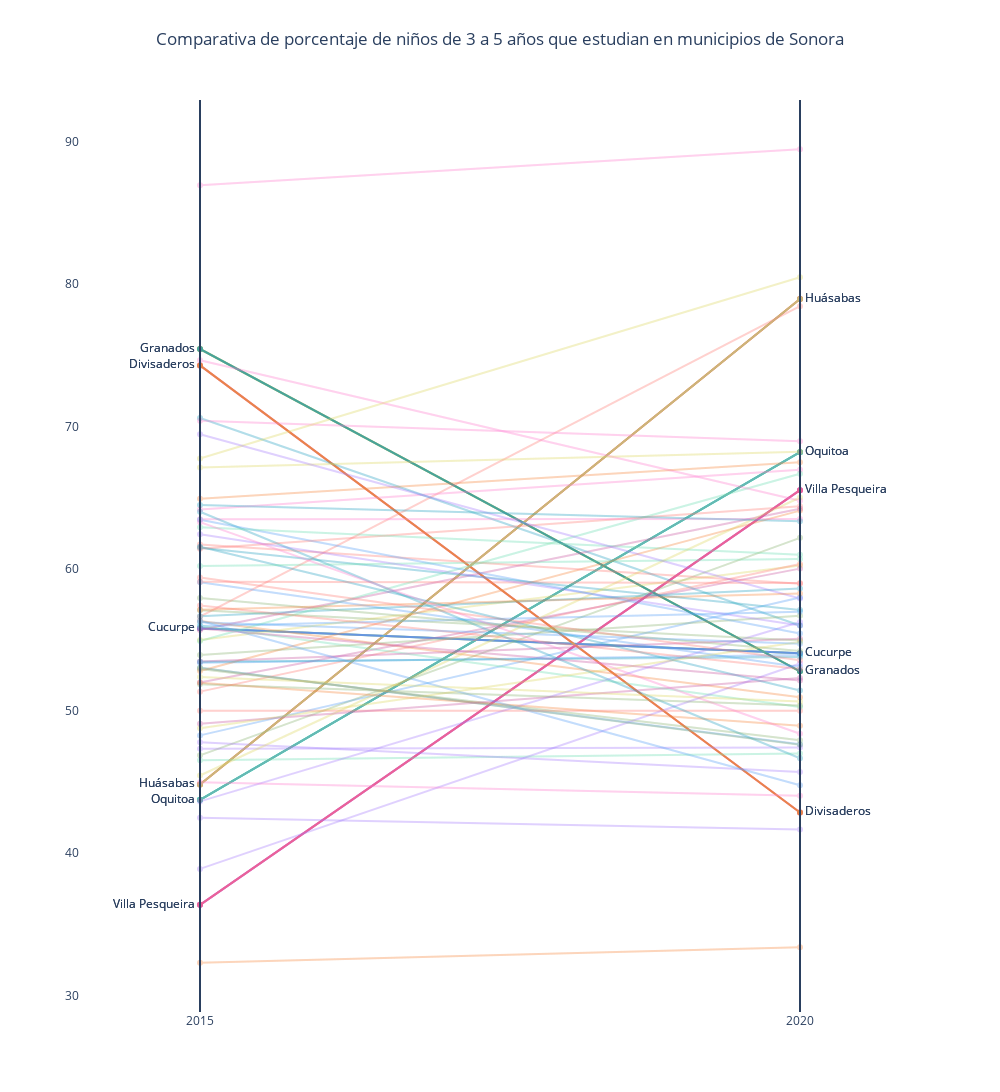

Write notebook code for a chart like this one.
### Code cell
import plotly.graph_objects as go

fig = go.Figure(go.Scatter())
for i in dff[dff['desc_municipio'].isin(top_10)]['desc_municipio']:
    try:
        var_2015 = dff[dff['desc_municipio'] == i]['porcentaje'].iloc[0]
        var_2020 = dff[dff['desc_municipio'] == i]['porcentaje'].iloc[1]
    except:
        continue
    fig.add_trace(go.Scatter(x=[2015, 2020], y=[var_2015, var_2020], mode='lines+markers+text', 
                            text=[i, i], textposition=['middle left', 'middle right']))

for i in dff[dff['desc_municipio'].isin(less_10)]['desc_municipio']:
    try:
        var_2015 = dff[dff['desc_municipio'] == i]['porcentaje'].iloc[0]
        var_2020 = dff[dff['desc_municipio'] == i]['porcentaje'].iloc[1]
    except:
        continue
    fig.add_trace(go.Scatter(x=[2015, 2020], y=[var_2015, var_2020], mode='lines+markers+text', 
                            text=[i, i], textposition=['middle left', 'middle right']))
for i in dff[~dff['desc_municipio'].isin([less_10,top_10])]['desc_municipio']:
    try:
        var_2015 = dff[dff['desc_municipio'] == i]['porcentaje'].iloc[0]
        var_2020 = dff[dff['desc_municipio'] == i]['porcentaje'].iloc[1]
    except:
        continue
    fig.add_trace(go.Scatter(x=[2015, 2020], y=[var_2015, var_2020], mode='lines+markers+text', 
                            text=[],opacity=0.2, textposition=['middle left', 'middle right'], hovertext=i))
fig.add_shape(type='line', x0=2015, x1=2015, y0=0, y1=1, xref='x', yref='paper')
fig.add_shape(type='line', x0=2020, x1=2020, y0=0, y1=1, xref='x', yref='paper')
fig.update_layout(
    autosize=False,
    width=1000,
    height=1500,
    showlegend=False,
    title={'text':'Comparativa de porcentaje de niños de 3 a 5 años que estudian en municipios de Sonora',
            'xanchor': 'center',
            'y':0.97,
            'x':0.5,},
    paper_bgcolor='rgba(255,255,255, 0.9)',
    plot_bgcolor='rgba(255,255,255, 0.9)')
fig.update_layout(xaxis_range=[2014,2021])
fig.update_layout(
    xaxis = dict(
        tickmode = 'array',
        tickvals = [2015,2020],
    )
)
fig.show()

### Figure 1 — Plotly figure (JSON) as saved in the notebook; plotly's stock layout.template omitted (floating-point values rounded to 4 significant figures)
{"data": [{"type": "scatter"}, {"mode": "lines+markers+text", "text": ["Huásabas", "Huásabas"], "textposition": ["middle left", "middle right"], "type": "scatter", "x": [2015, 2020], "y": [44.83, 78.95]}, {"mode": "lines+markers+text", "text": ["Oquitoa", "Oquitoa"], "textposition": ["middle left", "middle right"], "type": "scatter", "x": [2015, 2020], "y": [43.75, 68.18]}, {"mode": "lines+markers+text", "text": ["Villa Pesqueira", "Villa Pesqueira"], "textposition": ["middle left", "middle right"], "type": "scatter", "x": [2015, 2020], "y": [36.36, 65.52]}, {"mode": "lines+markers+text", "text": ["Huásabas", "Huásabas"], "textposition": ["middle left", "middle right"], "type": "scatter", "x": [2015, 2020], "y": [44.83, 78.95]}, {"mode": "lines+markers+text", "text": ["Oquitoa", "Oquitoa"], "textposition": ["middle left", "middle right"], "type": "scatter", "x": [2015, 2020], "y": [43.75, 68.18]}, {"mode": "lines+markers+text", "text": ["Villa Pesqueira", "Villa Pesqueira"], "textposition": ["middle left", "middle right"], "type": "scatter", "x": [2015, 2020], "y": [36.36, 65.52]}, {"mode": "lines+markers+text", "text": ["Cucurpe", "Cucurpe"], "textposition": ["middle left", "middle right"], "type": "scatter", "x": [2015, 2020], "y": [55.81, 54.05]}, {"mode": "lines+markers+text", "text": ["Divisaderos", "Divisaderos"], "textposition": ["middle left", "middle right"], "type": "scatter", "x": [2015, 2020], "y": [74.29, 42.86]}, {"mode": "lines+markers+text", "text": ["Granados", "Granados"], "textposition": ["middle left", "middle right"], "type": "scatter", "x": [2015, 2020], "y": [75.44, 52.78]}, {"mode": "lines+markers+text", "text": ["Cucurpe", "Cucurpe"], "textposition": ["middle left", "middle right"], "type": "scatter", "x": [2015, 2020], "y": [55.81, 54.05]}, {"mode": "lines+markers+text", "text": ["Divisaderos", "Divisaderos"], "textposition": ["middle left", "middle right"], "type": "scatter", "x": [2015, 2020], "y": [74.29, 42.86]}, {"mode": "lines+markers+text", "text": ["Granados", "Granados"], "textposition": ["middle left", "middle right"], "type": "scatter", "x": [2015, 2020], "y": [75.44, 52.78]}, {"hovertext": "Estatal", "mode": "lines+markers+text", "opacity": 0.2, "text": [], "textposition": ["middle left", "middle right"], "type": "scatter", "x": [2015, 2020], "y": [53.38, 53.93]}, {"hovertext": "Aconchi", "mode": "lines+markers+text", "opacity": 0.2, "text": [], "textposition": ["middle left", "middle right"], "type": "scatter", "x": [2015, 2020], "y": [56.62, 78.45]}, {"hovertext": "Agua Prieta", "mode": "lines+markers+text", "opacity": 0.2, "text": [], "textposition": ["middle left", "middle right"], "type": "scatter", "x": [2015, 2020], "y": [46.52, 47.01]}, {"hovertext": "Alamos", "mode": "lines+markers+text", "opacity": 0.2, "text": [], "textposition": ["middle left", "middle right"], "type": "scatter", "x": [2015, 2020], "y": [64.16, 66.95]}, {"hovertext": "Altar", "mode": "lines+markers+text", "opacity": 0.2, "text": [], "textposition": ["middle left", "middle right"], "type": "scatter", "x": [2015, 2020], "y": [54.97, 60.23]}, {"hovertext": "Arivechi", "mode": "lines+markers+text", "opacity": 0.2, "text": [], "textposition": ["middle left", "middle right"], "type": "scatter", "x": [2015, 2020], "y": [43.64, 56.25]}, {"hovertext": "Arizpe", "mode": "lines+markers+text", "opacity": 0.2, "text": [], "textposition": ["middle left", "middle right"], "type": "scatter", "x": [2015, 2020], "y": [52.8, 64.08]}, {"hovertext": "Atil", "mode": "lines+markers+text", "opacity": 0.2, "text": [], "textposition": ["middle left", "middle right"], "type": "scatter", "x": [2015, 2020], "y": [70.59, 56]}, {"hovertext": "Bacadéhuachi", "mode": "lines+markers+text", "opacity": 0.2, "text": [], "textposition": ["middle left", "middle right"], "type": "scatter", "x": [2015, 2020], "y": [52, 60]}, {"hovertext": "Bacanora", "mode": "lines+markers+text", "opacity": 0.2, "text": [], "textposition": ["middle left", "middle right"], "type": "scatter", "x": [2015, 2020], "y": [46.88, 62.16]}, {"hovertext": "Bacerac", "mode": "lines+markers+text", "opacity": 0.2, "text": [], "textposition": ["middle left", "middle right"], "type": "scatter", "x": [2015, 2020], "y": [48.28, 57.97]}, {"hovertext": "Bacoachi", "mode": "lines+markers+text", "opacity": 0.2, "text": [], "textposition": ["middle left", "middle right"], "type": "scatter", "x": [2015, 2020], "y": [51.35, 60.32]}, {"hovertext": "Bácum", "mode": "lines+markers+text", "opacity": 0.2, "text": [], "textposition": ["middle left", "middle right"], "type": "scatter", "x": [2015, 2020], "y": [55.98, 50.27]}, {"hovertext": "Banámichi", "mode": "lines+markers+text", "opacity": 0.2, "text": [], "textposition": ["middle left", "middle right"], "type": "scatter", "x": [2015, 2020], "y": [74.65, 64.77]}, {"hovertext": "Baviácora", "mode": "lines+markers+text", "opacity": 0.2, "text": [], "textposition": ["middle left", "middle right"], "type": "scatter", "x": [2015, 2020], "y": [67.11, 68.22]}, {"hovertext": "Bavispe", "mode": "lines+markers+text", "opacity": 0.2, "text": [], "textposition": ["middle left", "middle right"], "type": "scatter", "x": [2015, 2020], "y": [38.89, 53.33]}, {"hovertext": "Benjamín Hill", "mode": "lines+markers+text", "opacity": 0.2, "text": [], "textposition": ["middle left", "middle right"], "type": "scatter", "x": [2015, 2020], "y": [56.32, 50.97]}, {"hovertext": "Caborca", "mode": "lines+markers+text", "opacity": 0.2, "text": [], "textposition": ["middle left", "middle right"], "type": "scatter", "x": [2015, 2020], "y": [53.46, 53.78]}, {"hovertext": "Cajeme", "mode": "lines+markers+text", "opacity": 0.2, "text": [], "textposition": ["middle left", "middle right"], "type": "scatter", "x": [2015, 2020], "y": [53.47, 55.07]}, {"hovertext": "Cananea", "mode": "lines+markers+text", "opacity": 0.2, "text": [], "textposition": ["middle left", "middle right"], "type": "scatter", "x": [2015, 2020], "y": [53.93, 56.69]}, {"hovertext": "Carbó", "mode": "lines+markers+text", "opacity": 0.2, "text": [], "textposition": ["middle left", "middle right"], "type": "scatter", "x": [2015, 2020], "y": [53.02, 47.66]}, {"hovertext": "La Colorada", "mode": "lines+markers+text", "opacity": 0.2, "text": [], "textposition": ["middle left", "middle right"], "type": "scatter", "x": [2015, 2020], "y": [50, 50]}, {"hovertext": "Cucurpe", "mode": "lines+markers+text", "opacity": 0.2, "text": [], "textposition": ["middle left", "middle right"], "type": "scatter", "x": [2015, 2020], "y": [55.81, 54.05]}, {"hovertext": "Cumpas", "mode": "lines+markers+text", "opacity": 0.2, "text": [], "textposition": ["middle left", "middle right"], "type": "scatter", "x": [2015, 2020], "y": [63.48, 63.49]}, {"hovertext": "Divisaderos", "mode": "lines+markers+text", "opacity": 0.2, "text": [], "textposition": ["middle left", "middle right"], "type": "scatter", "x": [2015, 2020], "y": [74.29, 42.86]}, {"hovertext": "Empalme", "mode": "lines+markers+text", "opacity": 0.2, "text": [], "textposition": ["middle left", "middle right"], "type": "scatter", "x": [2015, 2020], "y": [47.8, 45.7]}, {"hovertext": "Etchojoa", "mode": "lines+markers+text", "opacity": 0.2, "text": [], "textposition": ["middle left", "middle right"], "type": "scatter", "x": [2015, 2020], "y": [64.91, 67.48]}, {"hovertext": "Fronteras", "mode": "lines+markers+text", "opacity": 0.2, "text": [], "textposition": ["middle left", "middle right"], "type": "scatter", "x": [2015, 2020], "y": [61.46, 57.09]}, {"hovertext": "Granados", "mode": "lines+markers+text", "opacity": 0.2, "text": [], "textposition": ["middle left", "middle right"], "type": "scatter", "x": [2015, 2020], "y": [75.44, 52.78]}, {"hovertext": "Guaymas", "mode": "lines+markers+text", "opacity": 0.2, "text": [], "textposition": ["middle left", "middle right"], "type": "scatter", "x": [2015, 2020], "y": [57.07, 54.94]}, {"hovertext": "Hermosillo", "mode": "lines+markers+text", "opacity": 0.2, "text": [], "textposition": ["middle left", "middle right"], "type": "scatter", "x": [2015, 2020], "y": [55.96, 56.97]}, {"hovertext": "Huachinera", "mode": "lines+markers+text", "opacity": 0.2, "text": [], "textposition": ["middle left", "middle right"], "type": "scatter", "x": [2015, 2020], "y": [61.7, 58.93]}, {"hovertext": "Huásabas", "mode": "lines+markers+text", "opacity": 0.2, "text": [], "textposition": ["middle left", "middle right"], "type": "scatter", "x": [2015, 2020], "y": [44.83, 78.95]}, {"hovertext": "Huatabampo", "mode": "lines+markers+text", "opacity": 0.2, "text": [], "textposition": ["middle left", "middle right"], "type": "scatter", "x": [2015, 2020], "y": [70.39, 68.95]}, {"hovertext": "Huépac", "mode": "lines+markers+text", "opacity": 0.2, "text": [], "textposition": ["middle left", "middle right"], "type": "scatter", "x": [2015, 2020], "y": [67.74, 80.49]}, {"hovertext": "Imuris", "mode": "lines+markers+text", "opacity": 0.2, "text": [], "textposition": ["middle left", "middle right"], "type": "scatter", "x": [2015, 2020], "y": [47.34, 47.43]}, {"hovertext": "Magdalena", "mode": "lines+markers+text", "opacity": 0.2, "text": [], "textposition": ["middle left", "middle right"], "type": "scatter", "x": [2015, 2020], "y": [51.98, 48.95]}, {"hovertext": "Mazatán", "mode": "lines+markers+text", "opacity": 0.2, "text": [], "textposition": ["middle left", "middle right"], "type": "scatter", "x": [2015, 2020], "y": [61.54, 51.43]}, {"hovertext": "Moctezuma", "mode": "lines+markers+text", "opacity": 0.2, "text": [], "textposition": ["middle left", "middle right"], "type": "scatter", "x": [2015, 2020], "y": [55.69, 64.22]}, {"hovertext": "Naco", "mode": "lines+markers+text", "opacity": 0.2, "text": [], "textposition": ["middle left", "middle right"], "type": "scatter", "x": [2015, 2020], "y": [52.94, 47.94]}, {"hovertext": "Nácori Chico", "mode": "lines+markers+text", "opacity": 0.2, "text": [], "textposition": ["middle left", "middle right"], "type": "scatter", "x": [2015, 2020], "y": [59.05, 53.09]}, {"hovertext": "Nacozari de García", "mode": "lines+markers+text", "opacity": 0.2, "text": [], "textposition": ["middle left", "middle right"], "type": "scatter", "x": [2015, 2020], "y": [59.09, 58.99]}, {"hovertext": "Navojoa", "mode": "lines+markers+text", "opacity": 0.2, "text": [], "textposition": ["middle left", "middle right"], "type": "scatter", "x": [2015, 2020], "y": [60.18, 60.68]}, {"hovertext": "Nogales", "mode": "lines+markers+text", "opacity": 0.2, "text": [], "textposition": ["middle left", "middle right"], "type": "scatter", "x": [2015, 2020], "y": [44.99, 44.03]}, {"hovertext": "Onavas", "mode": "lines+markers+text", "opacity": 0.2, "text": [], "textposition": ["middle left", "middle right"], "type": "scatter", "x": [2015, 2020], "y": [45.45, 65]}, {"hovertext": "Opodepe", "mode": "lines+markers+text", "opacity": 0.2, "text": [], "textposition": ["middle left", "middle right"], "type": "scatter", "x": [2015, 2020], "y": [62.41, 56]}, {"hovertext": "Oquitoa", "mode": "lines+markers+text", "opacity": 0.2, "text": [], "textposition": ["middle left", "middle right"], "type": "scatter", "x": [2015, 2020], "y": [43.75, 68.18]}, {"hovertext": "Pitiquito", "mode": "lines+markers+text", "opacity": 0.2, "text": [], "textposition": ["middle left", "middle right"], "type": "scatter", "x": [2015, 2020], "y": [56.65, 58.6]}, {"hovertext": "Puerto Peñasco", "mode": "lines+markers+text", "opacity": 0.2, "text": [], "textposition": ["middle left", "middle right"], "type": "scatter", "x": [2015, 2020], "y": [49.1, 52.32]}, {"hovertext": "Quiriego", "mode": "lines+markers+text", "opacity": 0.2, "text": [], "textposition": ["middle left", "middle right"], "type": "scatter", "x": [2015, 2020], "y": [57.93, 54.22]}, {"hovertext": "Rayón", "mode": "lines+markers+text", "opacity": 0.2, "text": [], "textposition": ["middle left", "middle right"], "type": "scatter", "x": [2015, 2020], "y": [56.34, 44.78]}, {"hovertext": "Rosario", "mode": "lines+markers+text", "opacity": 0.2, "text": [], "textposition": ["middle left", "middle right"], "type": "scatter", "x": [2015, 2020], "y": [57.4, 52.94]}, {"hovertext": "Sahuaripa", "mode": "lines+markers+text", "opacity": 0.2, "text": [], "textposition": ["middle left", "middle right"], "type": "scatter", "x": [2015, 2020], "y": [54.91, 66.67]}, {"hovertext": "San Felipe de Jesús", "mode": "lines+markers+text", "opacity": 0.2, "text": [], "textposition": ["middle left", "middle right"], "type": "scatter", "x": [2015, 2020], "y": [86.96, 89.47]}, {"hovertext": "San Javier", "mode": "lines+markers+text", "opacity": 0.2, "text": [], "textposition": ["middle left", "middle right"], "type": "scatter", "x": [2015, 2020], "y": [48.78, 54.84]}, {"hovertext": "San Luis Río Colorado", "mode": "lines+markers+text", "opacity": 0.2, "text": [], "textposition": ["middle left", "middle right"], "type": "scatter", "x": [2015, 2020], "y": [42.49, 41.66]}, {"hovertext": "San Miguel de Horcasitas", "mode": "lines+markers+text", "opacity": 0.2, "text": [], "textposition": ["middle left", "middle right"], "type": "scatter", "x": [2015, 2020], "y": [32.3, 33.38]}, {"hovertext": "San Pedro de la Cueva", "mode": "lines+markers+text", "opacity": 0.2, "text": [], "textposition": ["middle left", "middle right"], "type": "scatter", "x": [2015, 2020], "y": [64, 46.67]}, {"hovertext": "Santa Ana", "mode": "lines+markers+text", "opacity": 0.2, "text": [], "textposition": ["middle left", "middle right"], "type": "scatter", "x": [2015, 2020], "y": [55.78, 52.14]}, {"hovertext": "Santa Cruz", "mode": "lines+markers+text", "opacity": 0.2, "text": [], "textposition": ["middle left", "middle right"], "type": "scatter", "x": [2015, 2020], "y": [53.03, 47.62]}, {"hovertext": "Sáric", "mode": "lines+markers+text", "opacity": 0.2, "text": [], "textposition": ["middle left", "middle right"], "type": "scatter", "x": [2015, 2020], "y": [63.44, 55.45]}, {"hovertext": "Soyopa", "mode": "lines+markers+text", "opacity": 0.2, "text": [], "textposition": ["middle left", "middle right"], "type": "scatter", "x": [2015, 2020], "y": [61.4, 64.38]}, {"hovertext": "Suaqui Grande", "mode": "lines+markers+text", "opacity": 0.2, "text": [], "textposition": ["middle left", "middle right"], "type": "scatter", "x": [2015, 2020], "y": [62.9, 60.98]}, {"hovertext": "Tepache", "mode": "lines+markers+text", "opacity": 0.2, "text": [], "textposition": ["middle left", "middle right"], "type": "scatter", "x": [2015, 2020], "y": [63.27, 48.39]}, {"hovertext": "Trincheras", "mode": "lines+markers+text", "opacity": 0.2, "text": [], "textposition": ["middle left", "middle right"], "type": "scatter", "x": [2015, 2020], "y": [52.38, 50.67]}, {"hovertext": "Tubutama", "mode": "lines+markers+text", "opacity": 0.2, "text": [], "textposition": ["middle left", "middle right"], "type": "scatter", "x": [2015, 2020], "y": [69.44, 57.89]}, {"hovertext": "Ures", "mode": "lines+markers+text", "opacity": 0.2, "text": [], "textposition": ["middle left", "middle right"], "type": "scatter", "x": [2015, 2020], "y": [57.1, 58.25]}, {"hovertext": "Villa Hidalgo", "mode": "lines+markers+text", "opacity": 0.2, "text": [], "textposition": ["middle left", "middle right"], "type": "scatter", "x": [2015, 2020], "y": [64.47, 63.33]}, {"hovertext": "Villa Pesqueira", "mode": "lines+markers+text", "opacity": 0.2, "text": [], "textposition": ["middle left", "middle right"], "type": "scatter", "x": [2015, 2020], "y": [36.36, 65.52]}, {"hovertext": "Yécora", "mode": "lines+markers+text", "opacity": 0.2, "text": [], "textposition": ["middle left", "middle right"], "type": "scatter", "x": [2015, 2020], "y": [51.88, 50.38]}, {"hovertext": "Benito Juárez", "mode": "lines+markers+text", "opacity": 0.2, "text": [], "textposition": ["middle left", "middle right"], "type": "scatter", "x": [2015, 2020], "y": [56.24, 54.73]}, {"hovertext": "San Ignacio Río Muerto", "mode": "lines+markers+text", "opacity": 0.2, "text": [], "textposition": ["middle left", "middle right"], "type": "scatter", "x": [2015, 2020], "y": [59.37, 53.55]}, {"hovertext": "Estatal", "mode": "lines+markers+text", "opacity": 0.2, "text": [], "textposition": ["middle left", "middle right"], "type": "scatter", "x": [2015, 2020], "y": [53.38, 53.93]}, {"hovertext": "Aconchi", "mode": "lines+markers+text", "opacity": 0.2, "text": [], "textposition": ["middle left", "middle right"], "type": "scatter", "x": [2015, 2020], "y": [56.62, 78.45]}, {"hovertext": "Agua Prieta", "mode": "lines+markers+text", "opacity": 0.2, "text": [], "textposition": ["middle left", "middle right"], "type": "scatter", "x": [2015, 2020], "y": [46.52, 47.01]}, {"hovertext": "Alamos", "mode": "lines+markers+text", "opacity": 0.2, "text": [], "textposition": ["middle left", "middle right"], "type": "scatter", "x": [2015, 2020], "y": [64.16, 66.95]}, {"hovertext": "Altar", "mode": "lines+markers+text", "opacity": 0.2, "text": [], "textposition": ["middle left", "middle right"], "type": "scatter", "x": [2015, 2020], "y": [54.97, 60.23]}, {"hovertext": "Arivechi", "mode": "lines+markers+text", "opacity": 0.2, "text": [], "textposition": ["middle left", "middle right"], "type": "scatter", "x": [2015, 2020], "y": [43.64, 56.25]}, {"hovertext": "Arizpe", "mode": "lines+markers+text", "opacity": 0.2, "text": [], "textposition": ["middle left", "middle right"], "type": "scatter", "x": [2015, 2020], "y": [52.8, 64.08]}, {"hovertext": "Atil", "mode": "lines+markers+text", "opacity": 0.2, "text": [], "textposition": ["middle left", "middle right"], "type": "scatter", "x": [2015, 2020], "y": [70.59, 56]}, {"hovertext": "Bacadéhuachi", "mode": "lines+markers+text", "opacity": 0.2, "text": [], "textposition": ["middle left", "middle right"], "type": "scatter", "x": [2015, 2020], "y": [52, 60]}, {"hovertext": "Bacanora", "mode": "lines+markers+text", "opacity": 0.2, "text": [], "textposition": ["middle left", "middle right"], "type": "scatter", "x": [2015, 2020], "y": [46.88, 62.16]}, {"hovertext": "Bacerac", "mode": "lines+markers+text", "opacity": 0.2, "text": [], "textposition": ["middle left", "middle right"], "type": "scatter", "x": [2015, 2020], "y": [48.28, 57.97]}, {"hovertext": "Bacoachi", "mode": "lines+markers+text", "opacity": 0.2, "text": [], "textposition": ["middle left", "middle right"], "type": "scatter", "x": [2015, 2020], "y": [51.35, 60.32]}, {"hovertext": "Bácum", "mode": "lines+markers+text", "opacity": 0.2, "text": [], "textposition": ["middle left", "middle right"], "type": "scatter", "x": [2015, 2020], "y": [55.98, 50.27]}, {"hovertext": "Banámichi", "mode": "lines+markers+text", "opacity": 0.2, "text": [], "textposition": ["middle left", "middle right"], "type": "scatter", "x": [2015, 2020], "y": [74.65, 64.77]}, {"hovertext": "Baviácora", "mode": "lines+markers+text", "opacity": 0.2, "text": [], "textposition": ["middle left", "middle right"], "type": "scatter", "x": [2015, 2020], "y": [67.11, 68.22]}, {"hovertext": "Bavispe", "mode": "lines+markers+text", "opacity": 0.2, "text": [], "textposition": ["middle left", "middle right"], "type": "scatter", "x": [2015, 2020], "y": [38.89, 53.33]}, {"hovertext": "Benjamín Hill", "mode": "lines+markers+text", "opacity": 0.2, "text": [], "textposition": ["middle left", "middle right"], "type": "scatter", "x": [2015, 2020], "y": [56.32, 50.97]}, {"hovertext": "Caborca", "mode": "lines+markers+text", "opacity": 0.2, "text": [], "textposition": ["middle left", "middle right"], "type": "scatter", "x": [2015, 2020], "y": [53.46, 53.78]}, {"hovertext": "Cajeme", "mode": "lines+markers+text", "opacity": 0.2, "text": [], "textposition": ["middle left", "middle right"], "type": "scatter", "x": [2015, 2020], "y": [53.47, 55.07]}, {"hovertext": "Cananea", "mode": "lines+markers+text", "opacity": 0.2, "text": [], "textposition": ["middle left", "middle right"], "type": "scatter", "x": [2015, 2020], "y": [53.93, 56.69]}, {"hovertext": "Carbó", "mode": "lines+markers+text", "opacity": 0.2, "text": [], "textposition": ["middle left", "middle right"], "type": "scatter", "x": [2015, 2020], "y": [53.02, 47.66]}, {"hovertext": "La Colorada", "mode": "lines+markers+text", "opacity": 0.2, "text": [], "textposition": ["middle left", "middle right"], "type": "scatter", "x": [2015, 2020], "y": [50, 50]}, {"hovertext": "Cucurpe", "mode": "lines+markers+text", "opacity": 0.2, "text": [], "textposition": ["middle left", "middle right"], "type": "scatter", "x": [2015, 2020], "y": [55.81, 54.05]}, {"hovertext": "Cumpas", "mode": "lines+markers+text", "opacity": 0.2, "text": [], "textposition": ["middle left", "middle right"], "type": "scatter", "x": [2015, 2020], "y": [63.48, 63.49]}, {"hovertext": "Divisaderos", "mode": "lines+markers+text", "opacity": 0.2, "text": [], "textposition": ["middle left", "middle right"], "type": "scatter", "x": [2015, 2020], "y": [74.29, 42.86]}, {"hovertext": "Empalme", "mode": "lines+markers+text", "opacity": 0.2, "text": [], "textposition": ["middle left", "middle right"], "type": "scatter", "x": [2015, 2020], "y": [47.8, 45.7]}, {"hovertext": "Etchojoa", "mode": "lines+markers+text", "opacity": 0.2, "text": [], "textposition": ["middle left", "middle right"], "type": "scatter", "x": [2015, 2020], "y": [64.91, 67.48]}, {"hovertext": "Fronteras", "mode": "lines+markers+text", "opacity": 0.2, "text": [], "textposition": ["middle left", "middle right"], "type": "scatter", "x": [2015, 2020], "y": [61.46, 57.09]}, {"hovertext": "Granados", "mode": "lines+markers+text", "opacity": 0.2, "text": [], "textposition": ["middle left", "middle right"], "type": "scatter", "x": [2015, 2020], "y": [75.44, 52.78]}, {"hovertext": "Guaymas", "mode": "lines+markers+text", "opacity": 0.2, "text": [], "textposition": ["middle left", "middle right"], "type": "scatter", "x": [2015, 2020], "y": [57.07, 54.94]}, {"hovertext": "Hermosillo", "mode": "lines+markers+text", "opacity": 0.2, "text": [], "textposition": ["middle left", "middle right"], "type": "scatter", "x": [2015, 2020], "y": [55.96, 56.97]}, {"hovertext": "Huachinera", "mode": "lines+markers+text", "opacity": 0.2, "text": [], "textposition": ["middle left", "middle right"], "type": "scatter", "x": [2015, 2020], "y": [61.7, 58.93]}, {"hovertext": "Huásabas", "mode": "lines+markers+text", "opacity": 0.2, "text": [], "textposition": ["middle left", "middle right"], "type": "scatter", "x": [2015, 2020], "y": [44.83, 78.95]}, {"hovertext": "Huatabampo", "mode": "lines+markers+text", "opacity": 0.2, "text": [], "textposition": ["middle left", "middle right"], "type": "scatter", "x": [2015, 2020], "y": [70.39, 68.95]}, {"hovertext": "Huépac", "mode": "lines+markers+text", "opacity": 0.2, "text": [], "textposition": ["middle left", "middle right"], "type": "scatter", "x": [2015, 2020], "y": [67.74, 80.49]}, {"hovertext": "Imuris", "mode": "lines+markers+text", "opacity": 0.2, "text": [], "textposition": ["middle left", "middle right"], "type": "scatter", "x": [2015, 2020], "y": [47.34, 47.43]}, {"hovertext": "Magdalena", "mode": "lines+markers+text", "opacity": 0.2, "text": [], "textposition": ["middle left", "middle right"], "type": "scatter", "x": [2015, 2020], "y": [51.98, 48.95]}, {"hovertext": "Mazatán", "mode": "lines+markers+text", "opacity": 0.2, "text": [], "textposition": ["middle left", "middle right"], "type": "scatter", "x": [2015, 2020], "y": [61.54, 51.43]}, {"hovertext": "Moctezuma", "mode": "lines+markers+text", "opacity": 0.2, "text": [], "textposition": ["middle left", "middle right"], "type": "scatter", "x": [2015, 2020], "y": [55.69, 64.22]}, {"hovertext": "Naco", "mode": "lines+markers+text", "opacity": 0.2, "text": [], "textposition": ["middle left", "middle right"], "type": "scatter", "x": [2015, 2020], "y": [52.94, 47.94]}, {"hovertext": "Nácori Chico", "mode": "lines+markers+text", "opacity": 0.2, "text": [], "textposition": ["middle left", "middle right"], "type": "scatter", "x": [2015, 2020], "y": [59.05, 53.09]}, {"hovertext": "Nacozari de García", "mode": "lines+markers+text", "opacity": 0.2, "text": [], "textposition": ["middle left", "middle right"], "type": "scatter", "x": [2015, 2020], "y": [59.09, 58.99]}, {"hovertext": "Navojoa", "mode": "lines+markers+text", "opacity": 0.2, "text": [], "textposition": ["middle left", "middle right"], "type": "scatter", "x": [2015, 2020], "y": [60.18, 60.68]}, {"hovertext": "Nogales", "mode": "lines+markers+text", "opacity": 0.2, "text": [], "textposition": ["middle left", "middle right"], "type": "scatter", "x": [2015, 2020], "y": [44.99, 44.03]}, {"hovertext": "Onavas", "mode": "lines+markers+text", "opacity": 0.2, "text": [], "textposition": ["middle left", "middle right"], "type": "scatter", "x": [2015, 2020], "y": [45.45, 65]}, {"hovertext": "Opodepe", "mode": "lines+markers+text", "opacity": 0.2, "text": [], "textposition": ["middle left", "middle right"], "type": "scatter", "x": [2015, 2020], "y": [62.41, 56]}, {"hovertext": "Oquitoa", "mode": "lines+markers+text", "opacity": 0.2, "text": [], "textposition": ["middle left", "middle right"], "type": "scatter", "x": [2015, 2020], "y": [43.75, 68.18]}, {"hovertext": "Pitiquito", "mode": "lines+markers+text", "opacity": 0.2, "text": [], "textposition": ["middle left", "middle right"], "type": "scatter", "x": [2015, 2020], "y": [56.65, 58.6]}, {"hovertext": "Puerto Peñasco", "mode": "lines+markers+text", "opacity": 0.2, "text": [], "textposition": ["middle left", "middle right"], "type": "scatter", "x": [2015, 2020], "y": [49.1, 52.32]}, {"hovertext": "Quiriego", "mode": "lines+markers+text", "opacity": 0.2, "text": [], "textposition": ["middle left", "middle right"], "type": "scatter", "x": [2015, 2020], "y": [57.93, 54.22]}, {"hovertext": "Rayón", "mode": "lines+markers+text", "opacity": 0.2, "text": [], "textposition": ["middle left", "middle right"], "type": "scatter", "x": [2015, 2020], "y": [56.34, 44.78]}, {"hovertext": "Rosario", "mode": "lines+markers+text", "opacity": 0.2, "text": [], "textposition": ["middle left", "middle right"], "type": "scatter", "x": [2015, 2020], "y": [57.4, 52.94]}, {"hovertext": "Sahuaripa", "mode": "lines+markers+text", "opacity": 0.2, "text": [], "textposition": ["middle left", "middle right"], "type": "scatter", "x": [2015, 2020], "y": [54.91, 66.67]}, {"hovertext": "San Felipe de Jesús", "mode": "lines+markers+text", "opacity": 0.2, "text": [], "textposition": ["middle left", "middle right"], "type": "scatter", "x": [2015, 2020], "y": [86.96, 89.47]}, {"hovertext": "San Javier", "mode": "lines+markers+text", "opacity": 0.2, "text": [], "textposition": ["middle left", "middle right"], "type": "scatter", "x": [2015, 2020], "y": [48.78, 54.84]}, {"hovertext": "San Luis Río Colorado", "mode": "lines+markers+text", "opacity": 0.2, "text": [], "textposition": ["middle left", "middle right"], "type": "scatter", "x": [2015, 2020], "y": [42.49, 41.66]}, {"hovertext": "San Miguel de Horcasitas", "mode": "lines+markers+text", "opacity": 0.2, "text": [], "textposition": ["middle left", "middle right"], "type": "scatter", "x": [2015, 2020], "y": [32.3, 33.38]}, {"hovertext": "San Pedro de la Cueva", "mode": "lines+markers+text", "opacity": 0.2, "text": [], "textposition": ["middle left", "middle right"], "type": "scatter", "x": [2015, 2020], "y": [64, 46.67]}, {"hovertext": "Santa Ana", "mode": "lines+markers+text", "opacity": 0.2, "text": [], "textposition": ["middle left", "middle right"], "type": "scatter", "x": [2015, 2020], "y": [55.78, 52.14]}, {"hovertext": "Santa Cruz", "mode": "lines+markers+text", "opacity": 0.2, "text": [], "textposition": ["middle left", "middle right"], "type": "scatter", "x": [2015, 2020], "y": [53.03, 47.62]}, {"hovertext": "Sáric", "mode": "lines+markers+text", "opacity": 0.2, "text": [], "textposition": ["middle left", "middle right"], "type": "scatter", "x": [2015, 2020], "y": [63.44, 55.45]}, {"hovertext": "Soyopa", "mode": "lines+markers+text", "opacity": 0.2, "text": [], "textposition": ["middle left", "middle right"], "type": "scatter", "x": [2015, 2020], "y": [61.4, 64.38]}, {"hovertext": "Suaqui Grande", "mode": "lines+markers+text", "opacity": 0.2, "text": [], "textposition": ["middle left", "middle right"], "type": "scatter", "x": [2015, 2020], "y": [62.9, 60.98]}, {"hovertext": "Tepache", "mode": "lines+markers+text", "opacity": 0.2, "text": [], "textposition": ["middle left", "middle right"], "type": "scatter", "x": [2015, 2020], "y": [63.27, 48.39]}, {"hovertext": "Trincheras", "mode": "lines+markers+text", "opacity": 0.2, "text": [], "textposition": ["middle left", "middle right"], "type": "scatter", "x": [2015, 2020], "y": [52.38, 50.67]}, {"hovertext": "Tubutama", "mode": "lines+markers+text", "opacity": 0.2, "text": [], "textposition": ["middle left", "middle right"], "type": "scatter", "x": [2015, 2020], "y": [69.44, 57.89]}, {"hovertext": "Ures", "mode": "lines+markers+text", "opacity": 0.2, "text": [], "textposition": ["middle left", "middle right"], "type": "scatter", "x": [2015, 2020], "y": [57.1, 58.25]}, {"hovertext": "Villa Hidalgo", "mode": "lines+markers+text", "opacity": 0.2, "text": [], "textposition": ["middle left", "middle right"], "type": "scatter", "x": [2015, 2020], "y": [64.47, 63.33]}, {"hovertext": "Villa Pesqueira", "mode": "lines+markers+text", "opacity": 0.2, "text": [], "textposition": ["middle left", "middle right"], "type": "scatter", "x": [2015, 2020], "y": [36.36, 65.52]}, {"hovertext": "Yécora", "mode": "lines+markers+text", "opacity": 0.2, "text": [], "textposition": ["middle left", "middle right"], "type": "scatter", "x": [2015, 2020], "y": [51.88, 50.38]}, {"hovertext": "Benito Juárez", "mode": "lines+markers+text", "opacity": 0.2, "text": [], "textposition": ["middle left", "middle right"], "type": "scatter", "x": [2015, 2020], "y": [56.24, 54.73]}, {"hovertext": "San Ignacio Río Muerto", "mode": "lines+markers+text", "opacity": 0.2, "text": [], "textposition": ["middle left", "middle right"], "type": "scatter", "x": [2015, 2020], "y": [59.37, 53.55]}], "layout": {"autosize": false, "height": 1500, "paper_bgcolor": "rgba(255,255,255, 0.9)", "plot_bgcolor": "rgba(255,255,255, 0.9)", "shapes": [{"type": "line", "x0": 2015, "x1": 2015, "xref": "x", "y0": 0, "y1": 1, "yref": "paper"}, {"type": "line", "x0": 2020, "x1": 2020, "xref": "x", "y0": 0, "y1": 1, "yref": "paper"}], "showlegend": false, "title": {"text": "Comparativa de porcentaje de niños de 3 a 5 años que estudian en municipios de Sonora", "x": 0.5, "xanchor": "center", "y": 0.97}, "width": 1000, "xaxis": {"range": [2014, 2021], "tickmode": "array", "tickvals": [2015, 2020]}}}
